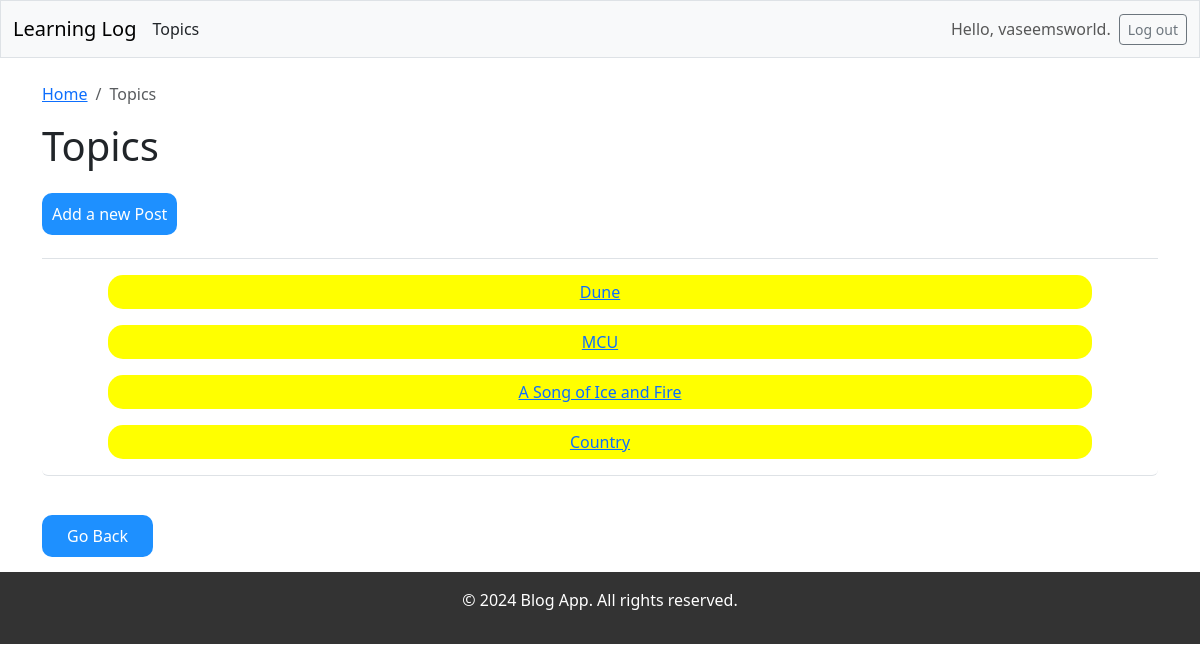
The app's page /topics/ (signed in) with its own data.
### learning_logs/models.py (models this page shows, shortened)
class Topic(models.Model):
    text = models.CharField(max_length=200)
    date_added = models.DateTimeField(auto_now_add=True)
    owner = models.ForeignKey(User,on_delete=models.CASCADE)

### learning_logs/views.py (the view)
# urls.py: path('topics/',views.topics,name='topics'),
@login_required
def topics(request):
    topics = Topic.objects.filter(owner=request.user).order_by('date_added')
    context = {'topics':topics}
    return render(request,'learning_logs/topics.html',context)

### learning_logs/templates/learning_logs/topics.html (shortened to what this page needs)
{% extends 'learning_logs/base.html' %}
{% load static %}
{% block page_header %}
<nav aria-label="breadcrumb">
  <ol class="breadcrumb">
    <li class="breadcrumb-item"><a href="/">Home</a></li>
    <li class="breadcrumb-item active" aria-current="page">Topics</li>
  </ol>
</nav>
<h1>Topics</h1>
<br>
<div>
    <a class="newpost" href="{% url 'learning_logs:new_topic' %}">Add a new Post</a>
</div>
<br>
{% endblock page_header %}
{% block content %}
<div>
<ul class="list-group border-bottom pb-2 mb-4">
    {% for topic in topics %}
    <li class="list-group-item border-0">
        <div class="post-name">
        <a href="{% url 'learning_logs:topic' topic.id%}">
            {{ topic.text }}</a>
        </div>
    </li>
    {% empty %}
    <li class="list-group-item border-0">No posts added yet.</li>
    {% endfor %}
</ul>
</div>
<br>
<a class="backbutton" href="/">Go Back</a>
{% endblock content %}

### learning_logs/templates/learning_logs/base.html (shortened to what this page needs)
<!DOCTYPE html>
<html lang="en">
<head>
    {% load static %}
    <link rel="stylesheet" href="{% static 'learning_logs/styles.css' %}">
    {% load django_bootstrap5 %}
    {% bootstrap_css %}
<body>
<nav class="navbar navbar-expand-md navbar-light bg-light mb-4 border">
    <div class="container-fluid">
        <a class="navbar-brand" href="{% url 'learning_logs:index' %}">Learning Log</a>
        <a class="nav-link" href="{% url 'learning_logs:topics' %}">Topics</a>
        <div class="collapse navbar-collapse" id="navbarCollapse">
            <ul class="navbar-nav ms-auto mb-2 mb-md-0">
                {% if user.is_authenticated %}
                <li class="nav-item">
                    <span class="navbar-text me-2">Hello, {{ user.username }}.
                    </span></li>
                {% endif %}
            </ul>
            {% if user.is_authenticated %}
            <form action="{% url 'accounts:logout' %}" method='post'>
                <button name='submit' class='btn btn-outline-secondary btn-sm'>
                    Log out
                </button>
            </form>
            {% endif %}
        </div>
    </div>
</nav>
<main class="container">
    <div class="pb-2 mb-2 border-bottom">
        {% block page_header %}{% endblock page_header %}
    </div>
    <div>
        {% block content %} {% endblock content %}
    </div>
</main>
<br>
<footer>
    <p>&copy; 2024 Blog App. All rights reserved.</p>
</footer>
</body>
</html>

### learning_logs/static/learning_logs/styles.css (style rules this page uses)
.post-name { text-decoration: none; border-radius:15px; text-align: center; background-color: yellow; margin: 0px 50px; padding: 5px 20px; align-items: center; }
.newpost { text-decoration: none; border-radius:10px; color: white; background-color: #1e90ff; margin: 10px 0px; padding: 10px; }
.backbutton { text-decoration: none; border-radius: 10px; color: white; background-color: #1e90ff; margin: 10px 0px; padding: 10px 25px; }
footer { background-color: #333; color: #fff; text-align: center; padding: 1em; }

### records on screen
Topic: text "Dune"
Topic: text "MCU"
Topic: text "A Song of Ice and Fire"
Topic: text "Country"

### other values on screen
{{ user.username }} "vaseemsworld"
